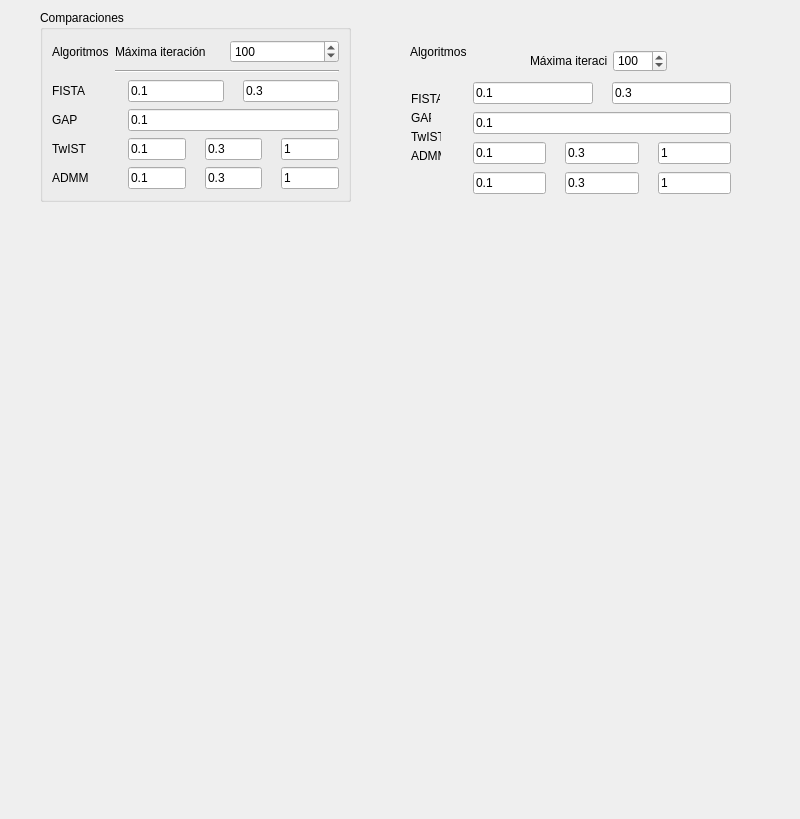
<?xml version="1.0" encoding="UTF-8"?>
<ui version="4.0">
 <class>MainWindow</class>
 <widget class="QMainWindow" name="MainWindow">
  <property name="geometry">
   <rect>
    <x>0</x>
    <y>0</y>
    <width>800</width>
    <height>819</height>
   </rect>
  </property>
  <property name="windowTitle">
   <string>MainWindow</string>
  </property>
  <widget class="QWidget" name="centralwidget">
   <widget class="QGroupBox" name="groupBox">
    <property name="geometry">
     <rect>
      <x>40</x>
      <y>10</y>
      <width>311</width>
      <height>192</height>
     </rect>
    </property>
    <property name="title">
     <string>Comparaciones</string>
    </property>
    <layout class="QGridLayout" name="gridLayout">
     <item row="0" column="0">
      <widget class="QLabel" name="maxiterLabel_3">
       <property name="text">
        <string>Algoritmos</string>
       </property>
      </widget>
     </item>
     <item row="0" column="1">
      <layout class="QHBoxLayout" name="horizontalLayout_2">
       <item>
        <widget class="QLabel" name="maxiterLabel_4">
         <property name="text">
          <string>Máxima iteración</string>
         </property>
        </widget>
       </item>
       <item>
        <widget class="QSpinBox" name="maxiterSpinBox_2">
         <property name="minimum">
          <number>1</number>
         </property>
         <property name="maximum">
          <number>9999</number>
         </property>
         <property name="value">
          <number>100</number>
         </property>
        </widget>
       </item>
      </layout>
     </item>
     <item row="1" column="1">
      <widget class="Line" name="line">
       <property name="orientation">
        <enum>Qt::Horizontal</enum>
       </property>
      </widget>
     </item>
     <item row="2" column="0">
      <widget class="QLabel" name="label_6">
       <property name="text">
        <string>FISTA</string>
       </property>
      </widget>
     </item>
     <item row="2" column="1">
      <layout class="QHBoxLayout" name="paramsHLayout_8">
       <item>
        <widget class="QLabel" name="param1Label_8">
         <property name="text">
          <string/>
         </property>
         <property name="textFormat">
          <enum>Qt::AutoText</enum>
         </property>
         <property name="pixmap">
          <pixmap resource="../assets/assets.qrc">:/parameters/parameters/lambda.png</pixmap>
         </property>
         <property name="scaledContents">
          <bool>true</bool>
         </property>
         <property name="wordWrap">
          <bool>false</bool>
         </property>
         <property name="margin">
          <number>0</number>
         </property>
         <property name="indent">
          <number>-1</number>
         </property>
        </widget>
       </item>
       <item>
        <widget class="QLineEdit" name="param1LineEdit_8">
         <property name="text">
          <string>0.1</string>
         </property>
        </widget>
       </item>
       <item>
        <widget class="QLabel" name="param2Label_2">
         <property name="enabled">
          <bool>true</bool>
         </property>
         <property name="sizePolicy">
          <sizepolicy hsizetype="Preferred" vsizetype="Preferred">
           <horstretch>0</horstretch>
           <verstretch>0</verstretch>
          </sizepolicy>
         </property>
         <property name="text">
          <string/>
         </property>
         <property name="pixmap">
          <pixmap resource="../assets/assets.qrc">:/parameters/parameters/mu.png</pixmap>
         </property>
         <property name="scaledContents">
          <bool>true</bool>
         </property>
        </widget>
       </item>
       <item>
        <widget class="QLineEdit" name="param2LineEdit_2">
         <property name="text">
          <string>0.3</string>
         </property>
        </widget>
       </item>
      </layout>
     </item>
     <item row="3" column="0">
      <widget class="QLabel" name="label_7">
       <property name="text">
        <string>GAP</string>
       </property>
      </widget>
     </item>
     <item row="3" column="1">
      <layout class="QHBoxLayout" name="paramsHLayout_7">
       <item>
        <widget class="QLabel" name="param1Label_7">
         <property name="text">
          <string/>
         </property>
         <property name="textFormat">
          <enum>Qt::AutoText</enum>
         </property>
         <property name="pixmap">
          <pixmap resource="../assets/assets.qrc">:/parameters/parameters/lambda.png</pixmap>
         </property>
         <property name="scaledContents">
          <bool>true</bool>
         </property>
         <property name="wordWrap">
          <bool>false</bool>
         </property>
         <property name="margin">
          <number>0</number>
         </property>
         <property name="indent">
          <number>-1</number>
         </property>
        </widget>
       </item>
       <item>
        <widget class="QLineEdit" name="param1LineEdit_7">
         <property name="text">
          <string>0.1</string>
         </property>
        </widget>
       </item>
      </layout>
     </item>
     <item row="4" column="0">
      <widget class="QLabel" name="label_8">
       <property name="text">
        <string>TwIST</string>
       </property>
      </widget>
     </item>
     <item row="4" column="1">
      <layout class="QHBoxLayout" name="paramsHLayout_5">
       <item>
        <widget class="QLabel" name="param1Label_5">
         <property name="text">
          <string/>
         </property>
         <property name="textFormat">
          <enum>Qt::AutoText</enum>
         </property>
         <property name="pixmap">
          <pixmap resource="../assets/assets.qrc">:/parameters/parameters/lambda.png</pixmap>
         </property>
         <property name="scaledContents">
          <bool>true</bool>
         </property>
         <property name="wordWrap">
          <bool>false</bool>
         </property>
         <property name="margin">
          <number>0</number>
         </property>
         <property name="indent">
          <number>-1</number>
         </property>
        </widget>
       </item>
       <item>
        <widget class="QLineEdit" name="param1LineEdit_5">
         <property name="text">
          <string>0.1</string>
         </property>
        </widget>
       </item>
       <item>
        <widget class="QLabel" name="param2Label_5">
         <property name="enabled">
          <bool>true</bool>
         </property>
         <property name="sizePolicy">
          <sizepolicy hsizetype="Preferred" vsizetype="Preferred">
           <horstretch>0</horstretch>
           <verstretch>0</verstretch>
          </sizepolicy>
         </property>
         <property name="text">
          <string/>
         </property>
         <property name="pixmap">
          <pixmap resource="../assets/assets.qrc">:/parameters/parameters/mu.png</pixmap>
         </property>
         <property name="scaledContents">
          <bool>true</bool>
         </property>
        </widget>
       </item>
       <item>
        <widget class="QLineEdit" name="param2LineEdit_5">
         <property name="text">
          <string>0.3</string>
         </property>
        </widget>
       </item>
       <item>
        <widget class="QLabel" name="param3Label_5">
         <property name="text">
          <string/>
         </property>
         <property name="pixmap">
          <pixmap resource="../assets/assets.qrc">:/parameters/parameters/rho.png</pixmap>
         </property>
        </widget>
       </item>
       <item>
        <widget class="QLineEdit" name="param3LineEdit_5">
         <property name="text">
          <string>1</string>
         </property>
        </widget>
       </item>
      </layout>
     </item>
     <item row="5" column="0">
      <widget class="QLabel" name="label_5">
       <property name="text">
        <string>ADMM</string>
       </property>
      </widget>
     </item>
     <item row="5" column="1">
      <layout class="QHBoxLayout" name="paramsHLayout_6">
       <item>
        <widget class="QLabel" name="param1Label_6">
         <property name="text">
          <string/>
         </property>
         <property name="textFormat">
          <enum>Qt::AutoText</enum>
         </property>
         <property name="pixmap">
          <pixmap resource="../assets/assets.qrc">:/parameters/parameters/lambda.png</pixmap>
         </property>
         <property name="scaledContents">
          <bool>true</bool>
         </property>
         <property name="wordWrap">
          <bool>false</bool>
         </property>
         <property name="margin">
          <number>0</number>
         </property>
         <property name="indent">
          <number>-1</number>
         </property>
        </widget>
       </item>
       <item>
        <widget class="QLineEdit" name="param1LineEdit_6">
         <property name="text">
          <string>0.1</string>
         </property>
        </widget>
       </item>
       <item>
        <widget class="QLabel" name="param2Label_6">
         <property name="enabled">
          <bool>true</bool>
         </property>
         <property name="sizePolicy">
          <sizepolicy hsizetype="Preferred" vsizetype="Preferred">
           <horstretch>0</horstretch>
           <verstretch>0</verstretch>
          </sizepolicy>
         </property>
         <property name="text">
          <string/>
         </property>
         <property name="pixmap">
          <pixmap resource="../assets/assets.qrc">:/parameters/parameters/mu.png</pixmap>
         </property>
         <property name="scaledContents">
          <bool>true</bool>
         </property>
        </widget>
       </item>
       <item>
        <widget class="QLineEdit" name="param2LineEdit_6">
         <property name="text">
          <string>0.3</string>
         </property>
        </widget>
       </item>
       <item>
        <widget class="QLabel" name="param3Label_6">
         <property name="text">
          <string/>
         </property>
         <property name="pixmap">
          <pixmap resource="../assets/assets.qrc">:/parameters/parameters/rho.png</pixmap>
         </property>
        </widget>
       </item>
       <item>
        <widget class="QLineEdit" name="param3LineEdit_6">
         <property name="text">
          <string>1</string>
         </property>
        </widget>
       </item>
      </layout>
     </item>
    </layout>
   </widget>
   <widget class="QLabel" name="maxiterLabel_2">
    <property name="geometry">
     <rect>
      <x>410</x>
      <y>40</y>
      <width>80</width>
      <height>24</height>
     </rect>
    </property>
    <property name="text">
     <string>Algoritmos</string>
    </property>
   </widget>
   <widget class="QLabel" name="label">
    <property name="geometry">
     <rect>
      <x>411</x>
      <y>91</y>
      <width>29</width>
      <height>16</height>
     </rect>
    </property>
    <property name="text">
     <string>FISTA</string>
    </property>
   </widget>
   <widget class="QLabel" name="label_2">
    <property name="geometry">
     <rect>
      <x>411</x>
      <y>110</y>
      <width>20</width>
      <height>16</height>
     </rect>
    </property>
    <property name="text">
     <string>GAP</string>
    </property>
   </widget>
   <widget class="QWidget" name="layoutWidget_4">
    <property name="geometry">
     <rect>
      <x>460</x>
      <y>170</y>
      <width>271</width>
      <height>26</height>
     </rect>
    </property>
    <layout class="QHBoxLayout" name="paramsHLayout_4">
     <item>
      <widget class="QLabel" name="param1Label_4">
       <property name="text">
        <string/>
       </property>
       <property name="textFormat">
        <enum>Qt::AutoText</enum>
       </property>
       <property name="pixmap">
        <pixmap resource="../assets/assets.qrc">:/parameters/parameters/lambda.png</pixmap>
       </property>
       <property name="scaledContents">
        <bool>true</bool>
       </property>
       <property name="wordWrap">
        <bool>false</bool>
       </property>
       <property name="margin">
        <number>0</number>
       </property>
       <property name="indent">
        <number>-1</number>
       </property>
      </widget>
     </item>
     <item>
      <widget class="QLineEdit" name="param1LineEdit_4">
       <property name="text">
        <string>0.1</string>
       </property>
      </widget>
     </item>
     <item>
      <widget class="QLabel" name="param2Label_4">
       <property name="enabled">
        <bool>true</bool>
       </property>
       <property name="sizePolicy">
        <sizepolicy hsizetype="Preferred" vsizetype="Preferred">
         <horstretch>0</horstretch>
         <verstretch>0</verstretch>
        </sizepolicy>
       </property>
       <property name="text">
        <string/>
       </property>
       <property name="pixmap">
        <pixmap resource="../assets/assets.qrc">:/parameters/parameters/mu.png</pixmap>
       </property>
       <property name="scaledContents">
        <bool>true</bool>
       </property>
      </widget>
     </item>
     <item>
      <widget class="QLineEdit" name="param2LineEdit_4">
       <property name="text">
        <string>0.3</string>
       </property>
      </widget>
     </item>
     <item>
      <widget class="QLabel" name="param3Label_4">
       <property name="text">
        <string/>
       </property>
       <property name="pixmap">
        <pixmap resource="../assets/assets.qrc">:/parameters/parameters/rho.png</pixmap>
       </property>
      </widget>
     </item>
     <item>
      <widget class="QLineEdit" name="param3LineEdit_4">
       <property name="text">
        <string>1</string>
       </property>
      </widget>
     </item>
    </layout>
   </widget>
   <widget class="QLabel" name="label_4">
    <property name="geometry">
     <rect>
      <x>411</x>
      <y>148</y>
      <width>30</width>
      <height>16</height>
     </rect>
    </property>
    <property name="text">
     <string>ADMM</string>
    </property>
   </widget>
   <widget class="QLabel" name="label_3">
    <property name="geometry">
     <rect>
      <x>411</x>
      <y>129</y>
      <width>30</width>
      <height>16</height>
     </rect>
    </property>
    <property name="text">
     <string>TwIST</string>
    </property>
   </widget>
   <widget class="QWidget" name="layoutWidget_3">
    <property name="geometry">
     <rect>
      <x>460</x>
      <y>140</y>
      <width>271</width>
      <height>26</height>
     </rect>
    </property>
    <layout class="QHBoxLayout" name="paramsHLayout_3">
     <item>
      <widget class="QLabel" name="param1Label_3">
       <property name="text">
        <string/>
       </property>
       <property name="textFormat">
        <enum>Qt::AutoText</enum>
       </property>
       <property name="pixmap">
        <pixmap resource="../assets/assets.qrc">:/parameters/parameters/lambda.png</pixmap>
       </property>
       <property name="scaledContents">
        <bool>true</bool>
       </property>
       <property name="wordWrap">
        <bool>false</bool>
       </property>
       <property name="margin">
        <number>0</number>
       </property>
       <property name="indent">
        <number>-1</number>
       </property>
      </widget>
     </item>
     <item>
      <widget class="QLineEdit" name="param1LineEdit_3">
       <property name="text">
        <string>0.1</string>
       </property>
      </widget>
     </item>
     <item>
      <widget class="QLabel" name="param2Label_3">
       <property name="enabled">
        <bool>true</bool>
       </property>
       <property name="sizePolicy">
        <sizepolicy hsizetype="Preferred" vsizetype="Preferred">
         <horstretch>0</horstretch>
         <verstretch>0</verstretch>
        </sizepolicy>
       </property>
       <property name="text">
        <string/>
       </property>
       <property name="pixmap">
        <pixmap resource="../assets/assets.qrc">:/parameters/parameters/mu.png</pixmap>
       </property>
       <property name="scaledContents">
        <bool>true</bool>
       </property>
      </widget>
     </item>
     <item>
      <widget class="QLineEdit" name="param2LineEdit_3">
       <property name="text">
        <string>0.3</string>
       </property>
      </widget>
     </item>
     <item>
      <widget class="QLabel" name="param3Label_3">
       <property name="text">
        <string/>
       </property>
       <property name="pixmap">
        <pixmap resource="../assets/assets.qrc">:/parameters/parameters/rho.png</pixmap>
       </property>
      </widget>
     </item>
     <item>
      <widget class="QLineEdit" name="param3LineEdit_3">
       <property name="text">
        <string>1</string>
       </property>
      </widget>
     </item>
    </layout>
   </widget>
   <widget class="QWidget" name="layoutWidget_2">
    <property name="geometry">
     <rect>
      <x>460</x>
      <y>110</y>
      <width>271</width>
      <height>26</height>
     </rect>
    </property>
    <layout class="QHBoxLayout" name="paramsHLayout_2">
     <item>
      <widget class="QLabel" name="param1Label_2">
       <property name="text">
        <string/>
       </property>
       <property name="textFormat">
        <enum>Qt::AutoText</enum>
       </property>
       <property name="pixmap">
        <pixmap resource="../assets/assets.qrc">:/parameters/parameters/lambda.png</pixmap>
       </property>
       <property name="scaledContents">
        <bool>true</bool>
       </property>
       <property name="wordWrap">
        <bool>false</bool>
       </property>
       <property name="margin">
        <number>0</number>
       </property>
       <property name="indent">
        <number>-1</number>
       </property>
      </widget>
     </item>
     <item>
      <widget class="QLineEdit" name="param1LineEdit_2">
       <property name="text">
        <string>0.1</string>
       </property>
      </widget>
     </item>
    </layout>
   </widget>
   <widget class="QWidget" name="layoutWidget">
    <property name="geometry">
     <rect>
      <x>460</x>
      <y>80</y>
      <width>271</width>
      <height>26</height>
     </rect>
    </property>
    <layout class="QHBoxLayout" name="paramsHLayout">
     <item>
      <widget class="QLabel" name="param1Label">
       <property name="text">
        <string/>
       </property>
       <property name="textFormat">
        <enum>Qt::AutoText</enum>
       </property>
       <property name="pixmap">
        <pixmap resource="../assets/assets.qrc">:/parameters/parameters/lambda.png</pixmap>
       </property>
       <property name="scaledContents">
        <bool>true</bool>
       </property>
       <property name="wordWrap">
        <bool>false</bool>
       </property>
       <property name="margin">
        <number>0</number>
       </property>
       <property name="indent">
        <number>-1</number>
       </property>
      </widget>
     </item>
     <item>
      <widget class="QLineEdit" name="param1LineEdit">
       <property name="text">
        <string>0.1</string>
       </property>
      </widget>
     </item>
     <item>
      <widget class="QLabel" name="param2Label">
       <property name="enabled">
        <bool>true</bool>
       </property>
       <property name="sizePolicy">
        <sizepolicy hsizetype="Preferred" vsizetype="Preferred">
         <horstretch>0</horstretch>
         <verstretch>0</verstretch>
        </sizepolicy>
       </property>
       <property name="text">
        <string/>
       </property>
       <property name="pixmap">
        <pixmap resource="../assets/assets.qrc">:/parameters/parameters/mu.png</pixmap>
       </property>
       <property name="scaledContents">
        <bool>true</bool>
       </property>
      </widget>
     </item>
     <item>
      <widget class="QLineEdit" name="param2LineEdit">
       <property name="text">
        <string>0.3</string>
       </property>
      </widget>
     </item>
    </layout>
   </widget>
   <widget class="QWidget" name="">
    <property name="geometry">
     <rect>
      <x>530</x>
      <y>50</y>
      <width>137</width>
      <height>22</height>
     </rect>
    </property>
    <layout class="QHBoxLayout" name="horizontalLayout">
     <item>
      <widget class="QLabel" name="maxiterLabel">
       <property name="text">
        <string>Máxima iteración</string>
       </property>
      </widget>
     </item>
     <item>
      <widget class="QSpinBox" name="maxiterSpinBox">
       <property name="minimum">
        <number>1</number>
       </property>
       <property name="maximum">
        <number>9999</number>
       </property>
       <property name="value">
        <number>100</number>
       </property>
      </widget>
     </item>
    </layout>
   </widget>
  </widget>
 </widget>
 <resources>
  <include location="../assets/assets.qrc"/>
 </resources>
 <connections/>
</ui>
